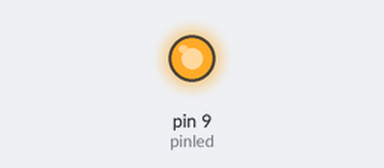
Bench run of a sketch on a simulated Arduino Uno, built with avr-gcc and run on an emulated ATmega328P. Parts: output pins drawn as LEDs (lit = HIGH).

Above: at 0.1 s.
Timing chart, 0 to 1.6 s (numbered marks = the images above):
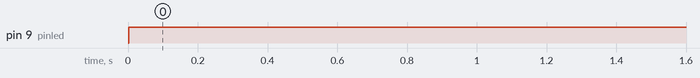

The sketch:

pulse_width_modulation_without_for_loop.ino
```cpp
int pinled = 9;
int i  = 0;
boolean flag = true;
void setup() {
  pinMode(pinled, OUTPUT);
}

//void loop() {
//  for (int i = 0; i < 256; i++) {
//    analogWrite(pinled, i);
//    delay(15);
//  }
//
//  for (int j = 255; j >= 0; j--) {
//    analogWrite(pinled, j);
//  }
//}
void loop() {

analogWrite(pinled, i);
  if (flag == true) {
    i++;
  } else if (flag == false) {
    i--;
  }
  if (i == 255) {
    flag = true;
  }

  if (i == 0) {
    flag = false;
  }
}
```

Measured:
- by itself, pin 9 (pinled): LOW → HIGH at 0.00 s
